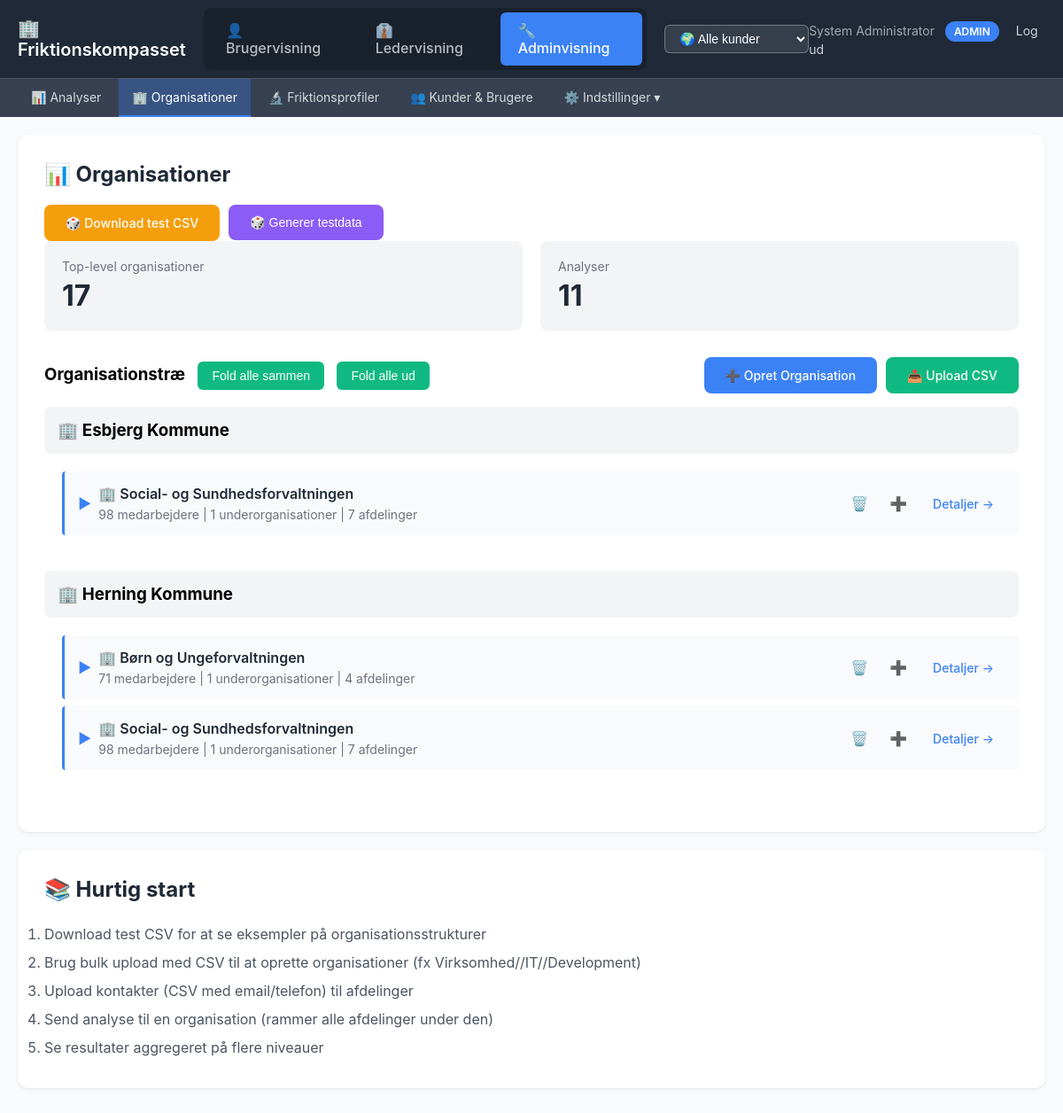
The page /admin (signed in) on the database as committed earlier.
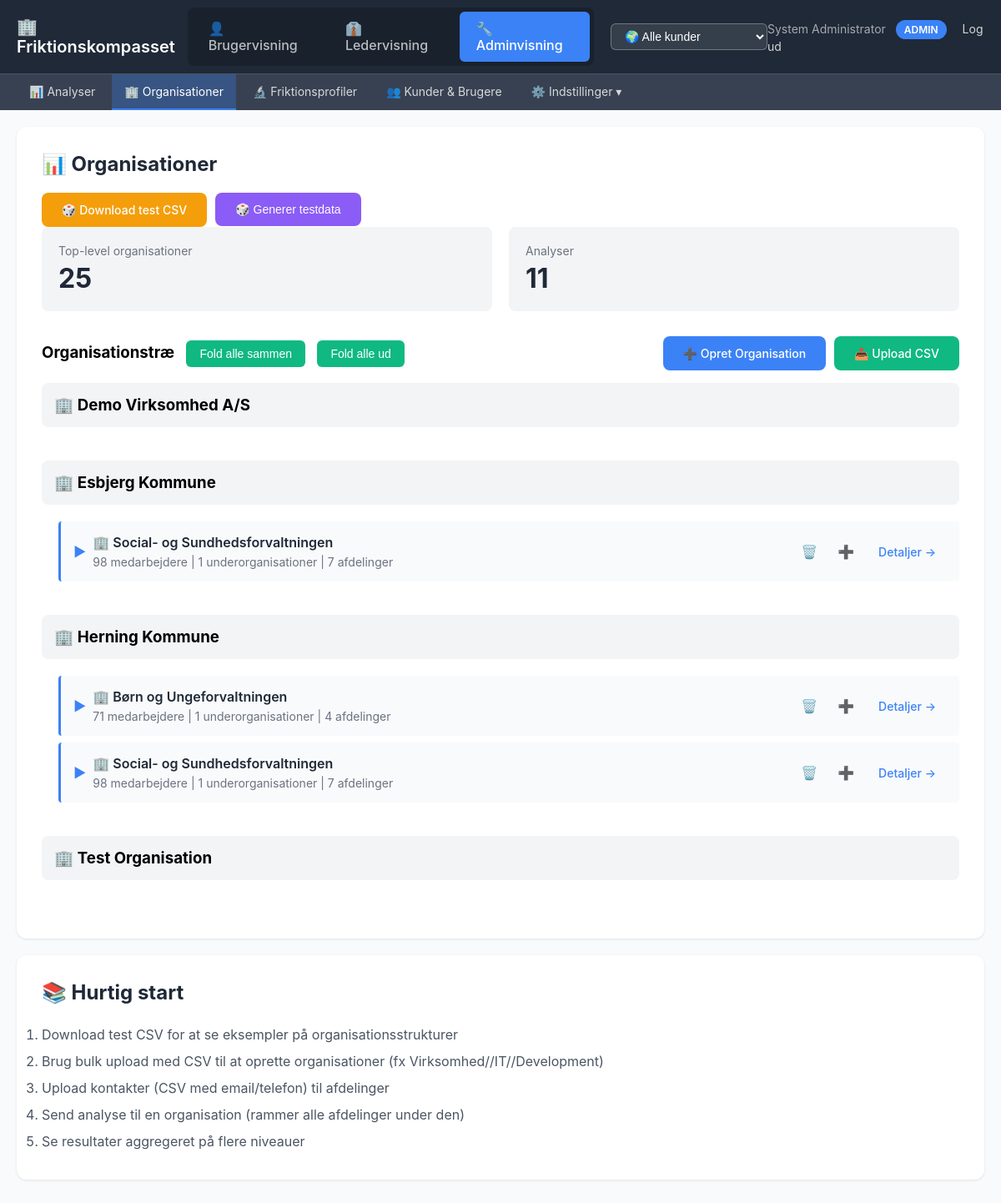
The same page on the database as committed later.
### tables this page shows
CREATE TABLE customers (
                id TEXT PRIMARY KEY,
                name TEXT NOT NULL,
                contact_email TEXT,
                is_active INTEGER DEFAULT 1,
                created_at TIMESTAMP DEFAULT CURRENT_TIMESTAMP
            );

CREATE TABLE organizational_units (
                id TEXT PRIMARY KEY,
                parent_id TEXT,
                name TEXT NOT NULL,
                full_path TEXT NOT NULL,
                level INTEGER NOT NULL DEFAULT 0,
                
                -- Leder info (kan være på alle niveauer)
                leader_name TEXT,
                leader_email TEXT,
                
                -- Metrics (typisk på leaf nodes, men kan være alle steder)
                employee_count INTEGER DEFAULT 0,
                sick_leave_percent REAL DEFAULT 0,
                
                created_at TIMESTAMP DEFAULT CURRENT_TIMESTAMP, customer_id TEXT REFERENCES customers(id) ON DELETE CASCADE,
                
                FOREIGN KEY (parent_id) REFERENCES organizational_units(id) ON DELETE CASCADE
            );

### admin_app.py (the view, shortened to what this page needs)
@app.route('/admin')
@login_required
def admin_home():
    user = get_current_user()
    with get_db() as conn:
        if user['customer_id']:
            all_units = conn.execute("""
                SELECT
                    ou.*,
                    COUNT(DISTINCT children.id) as child_count,
                    COUNT(DISTINCT leaf.id) as leaf_count,
                    COALESCE(SUM(leaf.employee_count), ou.employee_count) as total_employees
                FROM organizational_units ou
                LEFT JOIN organizational_units children ON children.parent_id = ou.id
                LEFT JOIN (
                    SELECT ou2.id, ou2.full_path, ou2.employee_count FROM organizational_units ou2
                    LEFT JOIN organizational_units c ON ou2.id = c.parent_id
                    WHERE c.id IS NULL
                ) leaf ON leaf.full_path LIKE ou.full_path || '%'
                WHERE ou.customer_id = ?
                GROUP BY ou.id
                ORDER BY ou.full_path
            """, [user['customer_id']]).fetchall()
        else:
            all_units = conn.execute("""
                SELECT
                    ou.*,
                    COUNT(DISTINCT children.id) as child_count,
                    COUNT(DISTINCT leaf.id) as leaf_count,
                    COALESCE(SUM(leaf.employee_count), ou.employee_count) as total_employees
                FROM organizational_units ou
                LEFT JOIN organizational_units children ON children.parent_id = ou.id
                LEFT JOIN (
                    SELECT ou2.id, ou2.full_path, ou2.employee_count FROM organizational_units ou2
                    LEFT JOIN organizational_units c ON ou2.id = c.parent_id
                    WHERE c.id IS NULL
                ) leaf ON leaf.full_path LIKE ou.full_path || '%'
                GROUP BY ou.id
                ORDER BY ou.full_path
            """).fetchall()
        if user['role'] == 'admin':
            campaign_count = conn.execute("SELECT COUNT(*) as cnt FROM campaigns").fetchone()['cnt']
        customers = conn.execute("SELECT id, name FROM customers ORDER BY name").fetchall()
        customers_dict = {c['id']: c['name'] for c in customers}
    return render_template('admin/home.html',
                         units=[dict(u) for u in all_units],
                         campaign_count=campaign_count,
                         show_all_customers=(not user['customer_id']),
                         customers_dict=customers_dict)

### admin_app.py (called while the page is built)
def login_required(f):
    @wraps(f)
    def decorated_function(*args, **kwargs):
        if 'user' not in session:
            flash('Du skal være logget ind for at se denne side', 'error')
            return redirect(url_for('login'))
        return f(*args, **kwargs)
    return decorated_function

def get_current_user():
    return session.get('user')

### db_hierarchical.py (called while the page is built)
@contextmanager
def get_db():
    conn = sqlite3.connect(DB_PATH, timeout=30.0)
    conn.row_factory = sqlite3.Row
    conn.execute("PRAGMA journal_mode=WAL")
    try:
        yield conn
        conn.commit()
    finally:
        conn.close()

### templates/admin/home.html (shortened to what this page needs)
{% extends "admin/layout.html" %}
{% block content %}
<div class="card">
    <h2>📊 Organisationer</h2>
    <div class="action-buttons">
        <a href="/admin/generate-test-csv" class="btn" style="background: #f59e0b;">🎲 Download test CSV</a>
        <form method="POST" action="/admin/generate-test-data" style="display: inline;">
            <button type="submit" class="btn" style="background: #8b5cf6;">🎲 Generer testdata</button>
        </form>
    </div>
    <div class="stats">
        <div class="stat-box">
            <div class="label">Top-level organisationer</div>
            <div class="value">{{ units|length }}</div>
        </div>
        <div class="stat-box">
            <div class="label">Analyser</div>
            <div class="value">{{ campaign_count }}</div>
        </div>
    </div>
    <div style="display: flex; justify-content: space-between; align-items: center; margin-top: 30px; margin-bottom: 15px;">
        <h3 style="margin: 0;">
            Organisationstræ
            <button class="expand-all-btn" onclick="toggleAll(false)">Fold alle sammen</button>
            <button class="expand-all-btn" onclick="toggleAll(true)">Fold alle ud</button>
        </h3>
        <div class="action-buttons">
            <a href="/admin/unit/new" class="btn">➕ Opret Organisation</a>
            <a href="/admin/bulk-upload" class="btn" style="background: #10b981;">📤 Upload CSV</a>
        </div>
    </div>
    {% if units %}
        {% if show_all_customers %}
            {% for customer_id, customer_name in customers_dict.items() %}
                <div style="margin-bottom: 40px;">
                    <h3 style="background: #f3f4f6; padding: 15px; border-radius: 8px; margin-bottom: 15px;">
                        🏢 {{ customer_name }}
                    </h3>
                    <div class="org-tree" style="margin-left: 20px;">
                        {% for unit in units %}
                            {% if unit.customer_id == customer_id and not unit.parent_id %}
                                {% include 'admin/_tree_node.html' %}
                            {% endif %}
                        {% endfor %}
                    </div>
                </div>
            {% endfor %}
        {% endif %}
    {% else %}
        <div class="empty">
            <p>Ingen organisationer endnu.</p>
            <p style="margin-top: 10px;">Opret din første organisation for at komme i gang!</p>
        </div>
    {% endif %}
</div>
<div class="card">
    <h2>📚 Hurtig start</h2>
    <ol style="line-height: 2; color: #4b5563;">
        <li>Download test CSV for at se eksempler på organisationsstrukturer</li>
        <li>Brug bulk upload med CSV til at oprette organisationer (fx Virksomhed//IT//Development)</li>
        <li>Upload kontakter (CSV med email/telefon) til afdelinger</li>
        <li>Send analyse til en organisation (rammer alle afdelinger under den)</li>
        <li>Se resultater aggregeret på flere niveauer</li>
    </ol>
</div>
{% endblock %}

### templates/admin/_tree_node.html (shortened to what this page needs)
{% macro render_tree_node(unit, units) %}
<div class="tree-node level-{{ unit.level }}" data-unit-id="{{ unit.id }}" data-parent-id="{{ unit.parent_id or '' }}" data-level="{{ unit.level }}">
    <div class="tree-node-header">
        <div style="display: flex; align-items: center; flex: 1;">
            {% if unit.child_count > 0 %}
            <span class="toggle-btn" onclick="toggleChildren('{{ unit.id }}')">▼</span>
            {% else %}
            <span style="margin-right: 20px;"></span>
            {% endif %}
            <div>
                <div class="tree-node-title">
                    {% if unit.level == 0 %}🏢{% elif unit.level == 1 %}📁{% elif unit.level == 2 %}📂{% else %}📄{% endif %}
                    {{ unit.name }}
                </div>
                <div class="tree-node-meta">
                    {{ unit.total_employees or unit.employee_count }} medarbejdere
                    {% if unit.child_count > 0 %}
                        | {{ unit.child_count }} underorganisationer
                    {% endif %}
                    {% if unit.leaf_count > 0 %}
                        | {{ unit.leaf_count }} afdelinger
                    {% endif %}
                </div>
            </div>
        </div>
        <div class="tree-node-actions">
            <button onclick="confirmDelete('{{ unit.id }}', '{{ unit.name }}')" class="btn-delete" title="Slet organisation">🗑️</button>
            <a href="/admin/unit/new?parent={{ unit.id }}" class="btn-create" title="Opret underorganisation">➕</a>
            <a href="/admin/unit/{{ unit.id }}" class="btn-detail">Detaljer →</a>
        </div>
    </div>
</div>
{% endmacro %}
{% if unit is defined %}
    {{ render_tree_node(unit, units) }}
{% endif %}

Rows that differ between the two databases and show on the page:
added customers: name "Demo Virksomhed A/S"
added customers: name "Test Organisation"
Other text that changed with them:
{{ units|length }}: "17" → "25"
